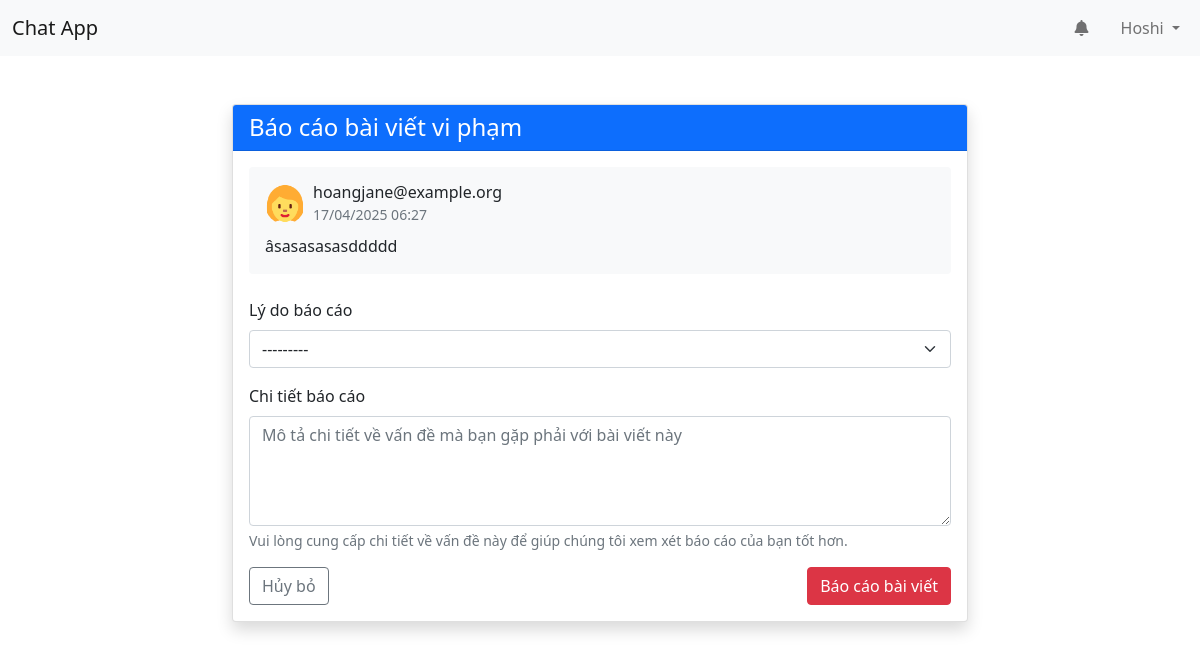
The app's page /posts/1/report/ (signed in) with its own data.
### accounts/models.py (models this page shows, shortened)
class User(AbstractUser):
    email = models.EmailField(_('email address'), unique=True)
    phone_number = PhoneNumberField(_('phone number'), blank=True, null=True, unique=True)
    avatar = ProcessedImageField(upload_to='avatars',
                               processors=[ResizeToFill(300, 300)],
                               format='JPEG',
                               options={'quality': 90},
                               blank=True,
                               null=True)
    bio = models.TextField(_('bio'), max_length=500, blank=True)
    website = models.URLField(_('website'), max_length=200, blank=True)
    birth_date = models.DateField(_('birth date'), null=True, blank=True)
    gender = models.CharField(_('gender'), max_length=10, choices=[
        ('M', _('Male')),
        ('F', _('Female')),
        ('O', _('Other')),
    ], blank=True)
    is_private = models.BooleanField(_('private account'), default=False)
    _is_verified = models.BooleanField(_('verified account'), default=False, db_column='is_verified')
    created_at = models.DateTimeField(auto_now_add=True)
    updated_at = models.DateTimeField(auto_now=True)
    is_deleted = models.BooleanField(_('deleted account'), default=False)
    deleted_at = models.DateTimeField(_('deleted at'), null=True, blank=True)
    deletion_reason = models.TextField(_('deletion reason'), blank=True, null=True)
    is_suspended = models.BooleanField(_('suspended account'), default=False)
    suspension_reason = models.TextField(_('suspension reason'), blank=True, null=True)
    suspension_end_date = models.DateTimeField(_('suspension end date'), blank=True, null=True)
    facebook = models.URLField(_('facebook'), max_length=200, blank=True)
    twitter = models.URLField(_('twitter'), max_length=200, blank=True)
    instagram = models.URLField(_('instagram'), max_length=200, blank=True)
    linkedin = models.URLField(_('linkedin'), max_length=200, blank=True)
    push_notifications = models.BooleanField(_('push notifications'), default=False)
    email_notifications = models.BooleanField(_('email notifications'), default=False)
    like_notifications = models.BooleanField(_('like notifications'), default=False)
    comment_notifications = models.BooleanField(_('comment notifications'), default=False)
    follow_notifications = models.BooleanField(_('follow notifications'), default=False)
    mention_notifications = models.BooleanField(_('mention notifications'), default=False)
    message_notifications = models.BooleanField(_('message notifications'), default=False)
    private_account = models.BooleanField(_('private account'), default=False)
    hide_activity = models.BooleanField(_('hide activity status'), default=False)
    block_messages = models.BooleanField(_('block messages from non-followers'), default=False)
    two_factor_auth = models.BooleanField(_('two-factor authentication'), default=False)
    followers = models.ManyToManyField('self',
                                     through='UserFollowing',
                                     related_name='following',
                                     symmetrical=False)
    blocked_users = models.ManyToManyField('self',
                                     through='UserBlock',
                                     related_name='blocked_by',
                                     symmetrical=False)
    history = HistoricalRecords()
    objects = ActiveUserManager()  # Manager mặc định chỉ trả về người dùng chưa bị xóa
    all_objects = AllUserManager()  # Manager để truy vấn tất cả người dùng, kể cả đã bị xóa
    @property
    def is_verified(self):
        """Ensure is_verified always returns a boolean value"""
        if isinstance(self._is_verified, bool):
            return self._is_verified
        return False
    @is_verified.setter
    def is_verified(self, value):
        """Ensure is_verified is always stored as a boolean value"""
        if isinstance(value, bool):
            self._is_verified = value
        else:
            self._is_verified = False
    class Meta:
        verbose_name = _('user')
        verbose_name_plural = _('users')
    def get_avatar_url(self):
        if self.avatar:
            return self.avatar.url
        username = self.username or ''
        name_hash = hashlib.md5(username.encode('utf-8')).hexdigest()
        hue = int(name_hash[:8], 16) % 360  # Chọn màu dựa trên hash của tên người dùng
        avatar_base_url = getattr(settings, 'STATIC_URL', '/static/')
        gender_avatar_path = None
        if self.gender == 'M':
            gender_avatar_path = os.path.join(settings.BASE_DIR, 'static', 'img', 'default-avatar-male.png')
            if os.path.exists(gender_avatar_path) and os.path.getsize(gender_avatar_path) > 100:
                return f"{avatar_base_url}img/default-avatar-male.png"
        elif self.gender == 'F':
            gender_avatar_path = os.path.join(settings.BASE_DIR, 'static', 'img', 'default-avatar-female.png')
            if os.path.exists(gender_avatar_path) and os.path.getsize(gender_avatar_path) > 100:
                return f"{avatar_base_url}img/default-avatar-female.png"
        default_avatar_path = os.path.join(settings.BASE_DIR, 'static', 'img', 'default-avatar.png')
        if os.path.exists(default_avatar_path) and os.path.getsize(default_avatar_path) > 100:
            return f"{avatar_base_url}img/default-avatar.png"
        return self.generate_text_avatar()

### posts/models.py (models this page shows, shortened)
class Post(models.Model):
    author = models.ForeignKey(User,
                             on_delete=models.CASCADE,
                             related_name='posts')
    caption = models.TextField(blank=True)
    location = models.CharField(max_length=100, blank=True)
    created_at = models.DateTimeField(auto_now_add=True)
    updated_at = models.DateTimeField(auto_now=True)
    likes_count = models.PositiveIntegerField(default=0)
    comments_count = models.PositiveIntegerField(default=0)
    disable_comments = models.BooleanField(default=False)
    hide_likes = models.BooleanField(default=False)
    is_archived = models.BooleanField(default=False)
    shared_from = models.ForeignKey('self',
                                  on_delete=models.SET_NULL,
                                  null=True,
                                  blank=True,
                                  related_name='shared_posts')
    notifications = GenericRelation(Notification)
    class Meta:
        ordering = ['-created_at']
        indexes = [
            models.Index(fields=['-created_at']),
            models.Index(fields=['author', '-created_at']),
        ]

### posts/views.py (the view)
# urls.py: path('<int:post_id>/report/', views.report_post, name='report_post'),
@login_required
def report_post(request, post_id):
    post = get_object_or_404(Post, id=post_id)
    existing_report = PostReport.objects.filter(user=request.user, post=post).exists()
    if existing_report:
        messages.info(request, 'Bạn đã báo cáo bài viết này trước đó. Chúng tôi đang xem xét báo cáo của bạn.')
        return redirect('posts:post_detail', post_id=post.id)
    if post.author == request.user:
        messages.error(request, 'Bạn không thể báo cáo bài viết của chính mình.')
        return redirect('posts:post_detail', post_id=post.id)
    if request.method == 'POST':
        form = PostReportForm(request.POST)
        if form.is_valid():
            report = form.save(commit=False)
            report.user = request.user
            report.post = post
            try:
                report.save()
                messages.success(request, 'Cảm ơn bạn đã báo cáo bài viết này. Chúng tôi sẽ xem xét báo cáo của bạn.')
                return redirect('posts:post_detail', post_id=post.id)
            except IntegrityError:
                messages.info(request, 'Bạn đã báo cáo bài viết này trước đó.')
                return redirect('posts:post_detail', post_id=post.id)
    else:
        form = PostReportForm()
    return render(request, 'posts/report_post.html', {
        'form': form,
        'post': post
    })

### posts/forms.py (shortened to what this page needs)
class PostReportForm(forms.ModelForm):
    details = forms.CharField(
        label='Chi tiết báo cáo',
        widget=forms.Textarea(attrs={
            'class': 'form-control',
            'rows': 4,
            'placeholder': 'Mô tả chi tiết về vấn đề mà bạn gặp phải với bài viết này'
        }),
        required=False
    )
    class Meta:
        model = PostReport
        fields = ['reason', 'details']
        widgets = {
            'reason': forms.Select(attrs={'class': 'form-select'})
        }
        labels = {
            'reason': 'Lý do báo cáo'
        }

### accounts/models.py (called while the page is built)
    def get_queryset(self):
        return super().get_queryset().filter(is_deleted=False)

### templates/posts/report_post.html (shortened to what this page needs)
{% extends 'base.html' %}
{% load static %}
{% load i18n %}
{% block content %}
<div class="container py-4">
    <div class="row justify-content-center">
        <div class="col-md-8">
            <div class="card shadow">
                <div class="card-header bg-primary text-white">
                    <h4 class="mb-0">Báo cáo bài viết vi phạm</h4>
                </div>
                <div class="card-body">
                    <div class="mb-4 p-3 bg-light rounded">
                        <div class="d-flex align-items-center mb-2">
                            <img src="{{ post.author.get_avatar_url }}" alt="{{ post.author.username }}" class="rounded-circle me-2" width="40" height="40">
                            <div>
                                <h6 class="mb-0">{{ post.author.username }}</h6>
                                <small class="text-muted">{{ post.created_at|date:"d/m/Y H:i" }}</small>
                            </div>
                        </div>
                        <p class="mb-0">{{ post.caption|truncatechars:150 }}</p>
                    </div>
                    <form method="post">
                        <div class="mb-3">
                            <label for="{{ form.reason.id_for_label }}" class="form-label">{{ form.reason.label }}</label>
                            {{ form.reason }}
                        </div>
                        <div class="mb-3">
                            <label for="{{ form.details.id_for_label }}" class="form-label">{{ form.details.label }}</label>
                            {{ form.details }}
                            <div class="form-text">Vui lòng cung cấp chi tiết về vấn đề này để giúp chúng tôi xem xét báo cáo của bạn tốt hơn.</div>
                        </div>
                        <div class="d-flex justify-content-between">
                            <a href="{% url 'posts:post_detail' post_id=post.id %}" class="btn btn-outline-secondary">Hủy bỏ</a>
                            <button type="submit" class="btn btn-danger">Báo cáo bài viết</button>
                        </div>
                    </form>
                </div>
            </div>
        </div>
    </div>
</div>
{% endblock %}

### templates/base.html (shortened to what this page needs)
{% load static %}
<!DOCTYPE html>
<html lang="vi">
<head>
    <link href="https://cdn.jsdelivr.net/npm/bootstrap@5.1.3/dist/css/bootstrap.min.css" rel="stylesheet">
    <link href="https://cdnjs.cloudflare.com/ajax/libs/font-awesome/6.0.0/css/all.min.css" rel="stylesheet">
    <link href="{% static 'css/chat.css' %}" rel="stylesheet">
</head>
<body>
    <nav class="navbar navbar-expand-lg navbar-light bg-light">
        <div class="container-fluid">
            <a class="navbar-brand" href="{% url 'chat:conversation_list' %}">Chat App</a>
            <div class="collapse navbar-collapse" id="navbarNav">
                <ul class="navbar-nav ms-auto">
                    {% if user.is_authenticated %}
                        <li class="nav-item dropdown me-3 position-relative">
                            <a class="nav-link" href="#" id="notificationDropdown" role="button" data-bs-toggle="dropdown">
                                <i class="fas fa-bell"></i>
                            </a>
                        </li>
                        <li class="nav-item dropdown">
                            <a class="nav-link dropdown-toggle" href="#" id="navbarDropdown" role="button" data-bs-toggle="dropdown">
                                {{ user.username }}
                            </a>
                        </li>
                    {% endif %}
                </ul>
            </div>
        </div>
    </nav>
    <main class="py-4">
        {% block content %}{% endblock %}
    </main>
</body>
</html>

### records on screen
User: username "Hoshi"
Post: author.username "hoangjane@example.org", created_at "17/04/2025 06:27", caption "âsasasasasddddd"
